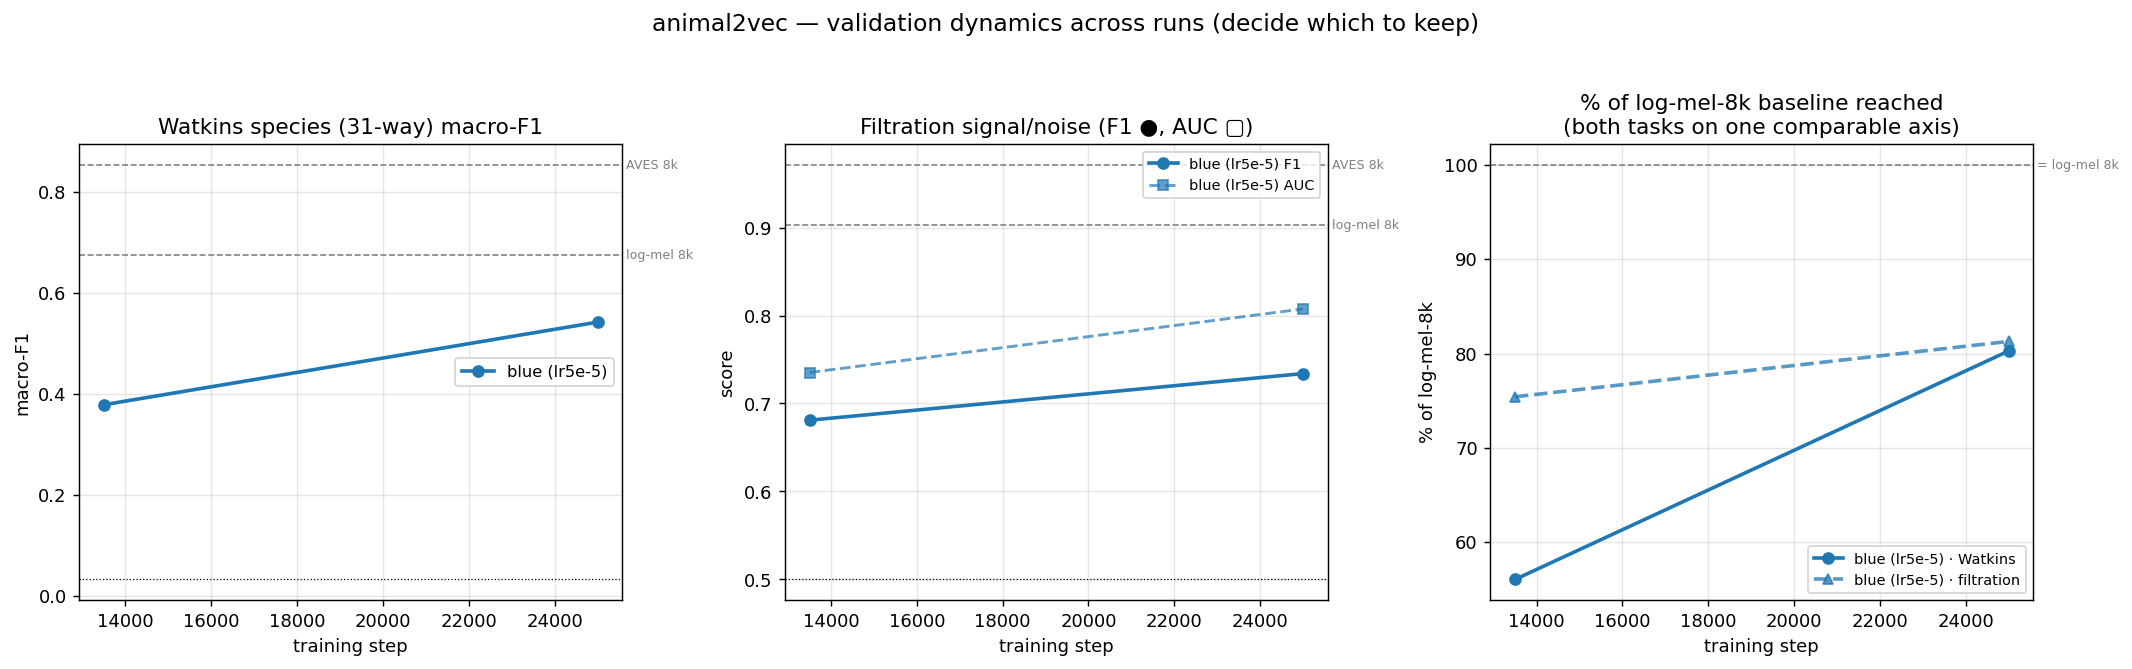

The script that saved this image:
#!/usr/bin/env python3
"""Validation DYNAMICS for animal2vec — compare runs (blue/orange) across training steps on BOTH
probes (Watkins species + signal/noise filtration), so we can decide which parallel run to keep.
Pure plotter (no GPU): reads the accumulated probe JSONs + dynamics_registry.json (tag->run,step).
Add checkpoints with run_dynamics.sh, then re-run this. Run: ~/a2v_env/bin/python a2v_dynamics.py"""
import json, os
import numpy as np
import matplotlib; matplotlib.use("Agg"); import matplotlib.pyplot as plt
V = "/mnt/c/Users/Iaroslav/CETACEANS/a2v_validation/"
norm = lambda t: t.replace("_slim", "").replace(".pt", "")
load = lambda f: json.load(open(V + f)) if os.path.exists(V + f) else {}

REG = load("dynamics_registry.json")                       # {tag: {run, step}}
# merge both watkins JSONs (trend seed + accumulating), normalize tags
WK = {}
for src in ["animal2vec_watkins_trend.json", "animal2vec_watkins.json"]:
    for t, r in load(src).items(): WK[norm(t)] = r
FL = {norm(t): r for t, r in load("a2v_filter.json").items()}

# 8 kHz reference baselines (same-info comparison; from VERDICT.md / *_baselines.json)
BASE = {"watkins": {"log-mel 8k": 0.675, "AVES 8k": 0.853},
        "filt_f1": {"log-mel 8k": 0.903, "AVES 8k": 0.971},
        "filt_auc": {"log-mel 8k": 0.958, "AVES 8k": 0.994}}

# assemble per-run series
runs = {}
for tag, meta in REG.items():
    t = norm(tag); run = meta["run"]; step = meta["step"]
    wk = WK.get(t, {}).get("best_macro_f1"); cl = WK.get(t, {}).get("clustering", {})
    fb = FL.get(t, {}).get("best", {})
    runs.setdefault(run, []).append(dict(step=step, watkins=wk,
        knn=cl.get("knn_purity"), nmi=cl.get("nmi_kmeans"),
        filt_f1=fb.get("macro_f1"), filt_auc=fb.get("auc")))
for r in runs.values(): r.sort(key=lambda d: d["step"])
PAL = {}; colcyc = ["#1f77b4", "#ff7f0e", "#2ca02c", "#d62728", "#9467bd"]
for i, run in enumerate(sorted(runs)): PAL[run] = colcyc[i % len(colcyc)]


def series(run, key):
    xs = [d["step"] for d in runs[run] if d.get(key) is not None]
    ys = [d[key] for d in runs[run] if d.get(key) is not None]
    return xs, ys


fig, ax = plt.subplots(1, 3, figsize=(16.5, 5))
# Panel A: Watkins species F1
for run in sorted(runs):
    x, y = series(run, "watkins")
    if x: ax[0].plot(x, y, "o-", color=PAL[run], lw=2, label=run)
for name, v in BASE["watkins"].items(): ax[0].axhline(v, ls="--", c="gray", lw=.9); ax[0].text(ax[0].get_xlim()[1], v, " " + name, fontsize=7, va="center", color="gray")
ax[0].axhline(0.032, ls=":", c="k", lw=.7); ax[0].set_title("Watkins species (31-way) macro-F1")
ax[0].set_xlabel("training step"); ax[0].set_ylabel("macro-F1"); ax[0].grid(alpha=.3); ax[0].legend(fontsize=9)

# Panel B: Filtration F1 + AUC
for run in sorted(runs):
    x, y = series(run, "filt_f1");  x and ax[1].plot(x, y, "o-", color=PAL[run], lw=2, label=f"{run} F1")
    x, y = series(run, "filt_auc"); x and ax[1].plot(x, y, "s--", color=PAL[run], lw=1.6, alpha=.7, label=f"{run} AUC")
for name, v in BASE["filt_f1"].items(): ax[1].axhline(v, ls="--", c="gray", lw=.9); ax[1].text(ax[1].get_xlim()[1], v, " " + name, fontsize=7, va="center", color="gray")
ax[1].axhline(0.5, ls=":", c="k", lw=.7); ax[1].set_title("Filtration signal/noise (F1 ●, AUC ▢)")
ax[1].set_xlabel("training step"); ax[1].set_ylabel("score"); ax[1].grid(alpha=.3); ax[1].legend(fontsize=8)

# Panel C: comparable view — % of the log-mel-8k baseline reached (Anvar's "expect comparable quality")
for run in sorted(runs):
    xs = [d["step"] for d in runs[run]]
    wp = [d["watkins"] / BASE["watkins"]["log-mel 8k"] * 100 if d.get("watkins") else None for d in runs[run]]
    fp = [d["filt_f1"] / BASE["filt_f1"]["log-mel 8k"] * 100 if d.get("filt_f1") else None for d in runs[run]]
    xw = [s for s, v in zip(xs, wp) if v is not None]; yw = [v for v in wp if v is not None]
    xf = [s for s, v in zip(xs, fp) if v is not None]; yf = [v for v in fp if v is not None]
    if xw: ax[2].plot(xw, yw, "o-", color=PAL[run], lw=2, label=f"{run} · Watkins")
    if xf: ax[2].plot(xf, yf, "^--", color=PAL[run], lw=2, alpha=.75, label=f"{run} · filtration")
ax[2].axhline(100, ls="--", c="gray", lw=.9); ax[2].text(ax[2].get_xlim()[1], 100, " = log-mel 8k", fontsize=7, va="center", color="gray")
ax[2].set_title("% of log-mel-8k baseline reached\n(both tasks on one comparable axis)")
ax[2].set_xlabel("training step"); ax[2].set_ylabel("% of log-mel-8k"); ax[2].grid(alpha=.3); ax[2].legend(fontsize=8)

fig.suptitle("animal2vec — validation dynamics across runs (decide which to keep)", fontsize=13, y=1.02)
plt.tight_layout(); plt.savefig(V + "a2v_dynamics.png", dpi=130, bbox_inches="tight")

# markdown table
lines = ["| run | step | Watkins-F1 | filt-F1 | filt-AUC | knn-pur | NMI | %log-mel(W) | %log-mel(F) |",
         "|---|---:|---:|---:|---:|---:|---:|---:|---:|"]
for run in sorted(runs):
    for d in runs[run]:
        wp = f"{d['watkins']/0.675*100:.0f}%" if d.get("watkins") else "—"
        fp = f"{d['filt_f1']/0.903*100:.0f}%" if d.get("filt_f1") else "—"
        g = lambda k, f="{:.3f}": (f.format(d[k]) if d.get(k) is not None else "—")
        lines.append(f"| {run} | {d['step']} | {g('watkins')} | {g('filt_f1')} | {g('filt_auc')} | {g('knn')} | {g('nmi')} | {wp} | {fp} |")
print("\n".join(lines)); print("\nsaved a2v_dynamics.png")
open(V + "_dynamics_table.md", "w").write("\n".join(lines) + "\n")
